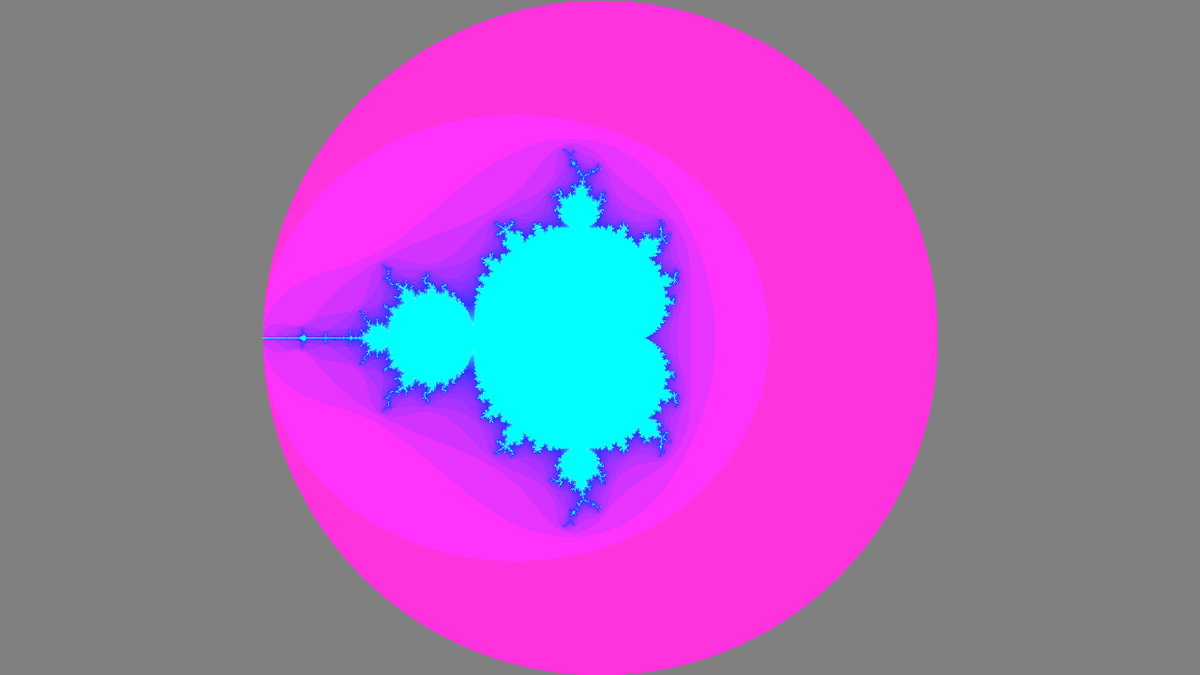
Frame 1 (no input)
Frame 60 (no input): identical to frame 1, image omitted
Frame 120 (the mouse pressed at the canvas centre since frame 60): identical to frame 1, image omitted

The p5.js sketch that drew this single still picture (run headless with seeded random() and noise() and a simulated clock; from frame 60 on, the mouse is pressed at the canvas centre):

// p5.js sketch
// ── sketch.js
let centX = 0;
let centY = 0;
let scale = 1;
function setup() {
  createCanvas(1280, 720);
  
  noStroke();
  colorMode(HSB);
  
  drawBrot()
}

function draw() {
  // background(220);
  let redraw = false
  if(keyIsDown(LEFT_ARROW)){
    centX -= 0.5 * 1/scale;
    redraw = true;
  }
  if(keyIsDown(RIGHT_ARROW)){
    centX += 0.5 * 1/scale;
    redraw = true;
  }if(keyIsDown(UP_ARROW)){
    centY -= 0.5 * 1/scale;
    redraw = true;
  }if(keyIsDown(LEFT_ARROW)){
    centY += 0.5 * 1/scale;
    redraw = true;
  }
  if(keyIsDown(107) || keyIsDown(187)){
    scale += scale*0.5;
    redraw = true;
  }
  if(keyIsDown(109) || keyIsDown(189)){
    scale += scale * 0.5;
    redraw = true;
  }
  if(redraw){
    drawBrot();
  }
}
function drawBrot(){
  for(let x = 0; x<width; x++){
    for(let y= 0; y<height; y++){
      let c = pixelToPoint(x,y);
      let result = calculatePoint(c)
      
      if(result.isIn){
        set(x,y,color(180, 100, 100));
      }
      else if(result.i > 1){
        set(x,y,color(150 + 200 - pow(result.i/(50), 0.5) * 200 % 255, 80,100))
      }
      else{ set(x,y,color(50))}
      }
    }
  updatePixels()
}
function pixelToPoint(x,y){
  let p = createVector(
  (x-width/2) * (4/width) * (16/(9*scale)) + centX,
    (y-height/2) * (4/height) * (1/scale) + centY
  )
  return p;
}
function calculatePoint(c){
  let z0 = createVector(0,0);
  let i = 0
  let bounds = 2;
  let isIn = true;
  
  while(i<50 && isIn){
    z0 = createVector(
      z0.x*z0.x - z0.y*z0.y +c.x,
      2*z0.x*z0.y + c.y
    );
    i++;
    if(z0.mag() > bounds){
      isIn = false;
    }
  }
  return {
    'i':i,
    'isIn':isIn
  };
}
